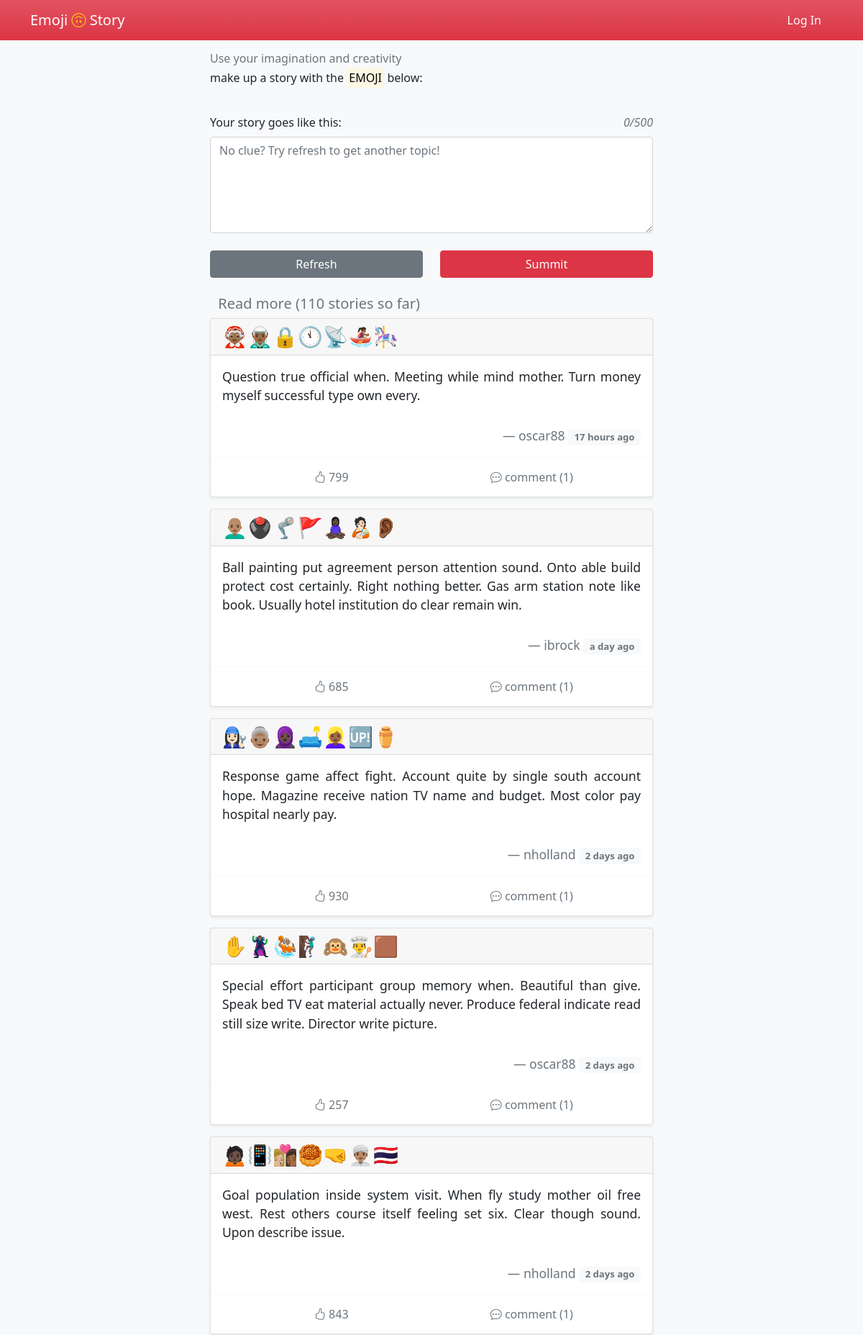
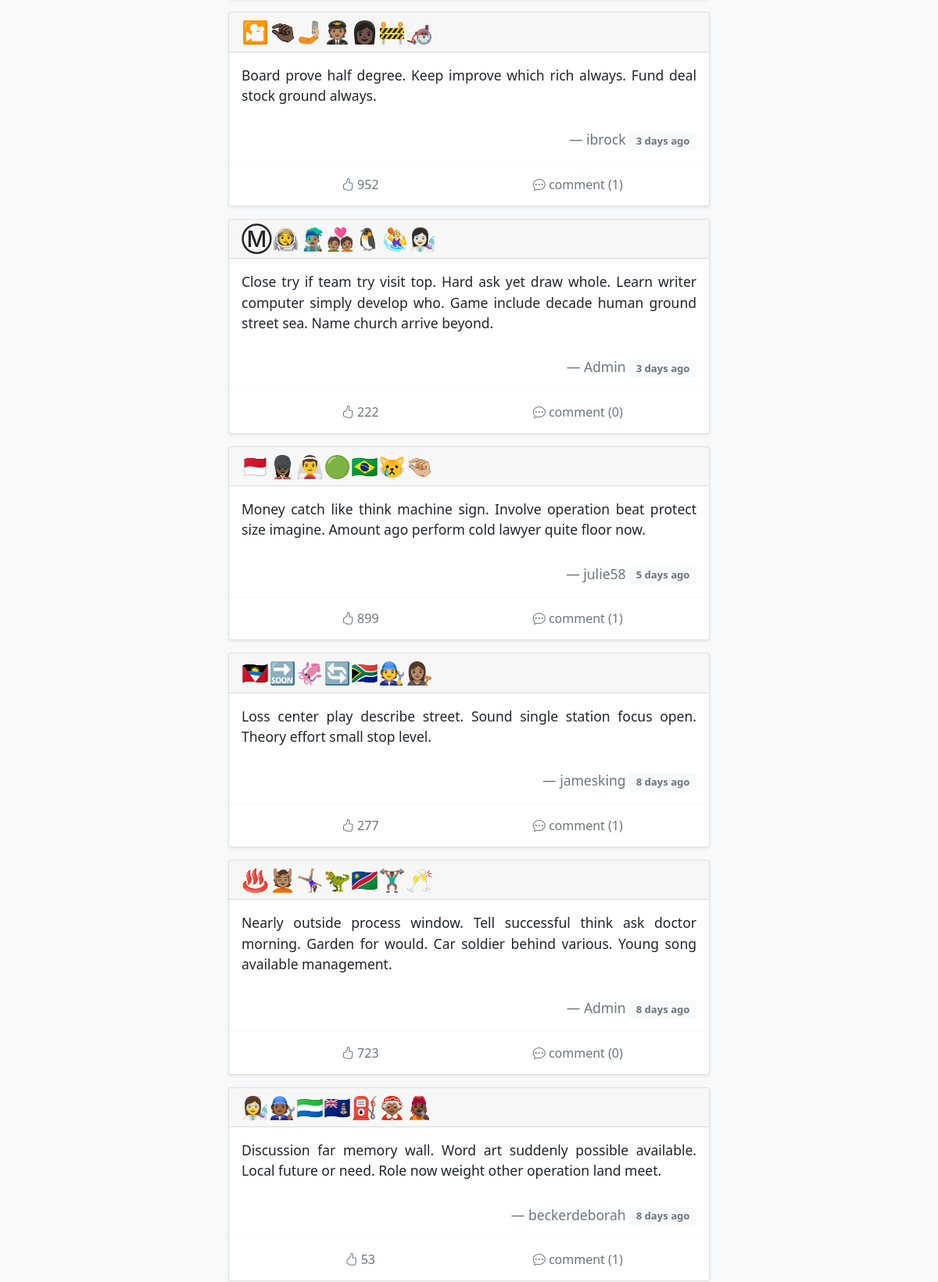
The page / (upper part) on the database its author committed (2 pictures, top to bottom).
### emoji_story/models.py (models this page shows)
class Post(db.Model):
    id = db.Column(db.Integer, primary_key=True)
    emoji = db.Column(db.String)
    name = db.Column(db.String)
    story = db.Column(db.Text)
    time = db.Column(db.DateTime, default=datetime.utcnow, index=True)
    delete = db.Column(db.Boolean, default=False)
    like = db.Column(db.Integer, default=0)
    author_id = db.Column(db.Integer, db.ForeignKey('author.id'))
    user = db.relationship('Author', back_populates='post')
    comment = db.relationship('Comment')

### emoji_story/blueprints/main_page.py (the view)
@main_page_bp.route('/', methods=['GET', 'POST'])
def index():
    form = StoryForm()  # https://unicode.org/emoji/charts/emoji-ordering.txt
    tempstory = request.cookies.get('tempstory')
    if tempstory:
        form.story.data = tempstory
    if current_user.is_authenticated:
        like_list = json.loads(Author.query.get(current_user.get_id()).like)['like_post']
    else:
        like_list = []
    page = request.args.get('page', 1, type=int)
    per_page = 15  # 每页数量
    pagination = Post.query.order_by(Post.time.desc()).filter_by(delete=False).paginate(page, per_page=per_page)
    posts = pagination.items
    if form.validate_on_submit():
        return submit_post(form=form, emoji_str=request.cookies.get('emoji'))
    response = make_response(render_template('index.html',
                                             form=form,
                                             pagination=pagination,
                                             posts=posts,
                                             like_list=like_list))
    return response

### emoji_story/forms.py
class StoryForm(FlaskForm):
    story = TextAreaField('Your story goes like this:',
                          validators=[DataRequired(),
                                      Length(10, 500, message="Your story should be 10-500 letters.")],
                          render_kw={'placeholder': "No clue? Try refresh to get another topic!"})
    submit = SubmitField()

### emoji_story/templates/index.html (shortened to what this page needs)
{% extends 'base.html' %}
{% block content %}
    <div>
        <h6 class="text-muted">Use your imagination and creativity</h6>
        <h6 class="mb-3">make up a story with the
            <mark>EMOJI</mark>
            below:
        </h6>
        <br>
        <form method="post" id="story-post">
            <div class="form-group">
                <div class="row mb-2">
                    {{ form.story.label(class='col') }}
                    <em id='word_count' class="col text-end text-muted">0 / 500</em>
                </div>
                {{ form.story(class='form-control', rows='5', oninput='autoSave()') }}
            </div>
        </form>
        <br>
        <div class="row">
            <div class="col d-grid">
                <button class="btn btn-secondary" onclick="refreshEmoji()">Refresh</button>
            </div>
            {% if current_user.is_authenticated %}
                <div class="col d-grid">
                    {{ form.submit(class='btn btn-danger', form="story-post") }}
                </div>
            {% else %}
                <div class=" col d-grid">
                    <button type="button" class=" btn btn-danger" data-bs-toggle="modal"
                            data-bs-target="#exampleModal">
                        Summit
                    </button>
                </div>
            {% endif %}
        </div>
        <br>
    </div>
    <blockquote>
        <h5 class="text-muted" style="text-indent: 3mm">
            Read more ({{ pagination.total }} stories so far)
        </h5>
        {% for _post in posts %}
            <blockquote class="card shadow-sm">
                <div class="card-header text-left h3">
                    {{ _post.emoji|safe }}
                </div>
                <div class="card-body">
                    <blockquote class="blockquote mb-0">
                        <p class="small" style="text-align: justify">{{ _post.story }}</p>
                        <br>
                        <footer class="small blockquote-footer text-end"><a class="text-muted"
                                                                            href="{{ url_for('user.people', username=_post.name) }}">{{ _post.name }}</a>
                            <small class="badge text-muted bg-light align-middle">
                                {{ moment(_post.time).fromNow(refresh=True) }}
                            </small>
                        </footer>
                    </blockquote>
                </div>
                <div class="card-footer bg-transparent border-light">
                    <div class="btn-group container-fluid" id={{ _post.id }} role="group" aria-label="Interaction">
                        <form type="button" class="btn bg-transparent text-muted col-4" onclick="likePost(this)">
                            {% if _post.id not in like_list %}
                                <i class="bi bi-hand-thumbs-up"></i>
                            {% else %}
                                <i class="bi bi-hand-thumbs-up-fill text-danger"></i>
                            {% endif %}
                            <text> {{ _post.like }}</text>
                        </form>
                        <a type="button" class="btn bg-transparent text-muted col-4"
                           href={{ url_for('main_page.post', post_id=_post.id) }}>
                            <i class="bi bi-chat-dots"></i> comment ({{ _post.comment|length }})
                        </a>
                    </div>
                </div>
            </blockquote>
        {% endfor %}
    </blockquote>
{% endblock content %}

### emoji_story/templates/base.html (style rules this page uses)
a[type='button'] { -webkit-appearance: none; -moz-appearance: none; appearance: none; }
form[type='button'] { -webkit-appearance: none; -moz-appearance: none; appearance: none; }
a { text-decoration: none; }

### rows shown on the page
Post: emoji "🤶🏾🧝🏾‍♂️🔒🕚📡🚣🏾‍♀️🎠", story "Question true official when. Meeting while mind mother. Turn money myself successful type own every.", name "oscar88", time "17 hours ago", like "799", comment|length "1"
Post: emoji "👨🏽‍🦲🖲🦿🚩🧘🏿‍♀️🧑🏻‍🍼👂🏾", story "Ball painting put agreement person attention sound. Onto able build protect cost certainly. Right nothing better. Gas arm station note like book. Usually hotel institution do clear remain win.", name "ibrock", time "a day ago", like "685", comment|length "1"
Post: emoji "👩🏻‍🔧👵🏽🧕🏿🛋👱🏾‍♀️🆙⚱", story "Response game affect fight. Account quite by single south account hope. Magazine receive nation TV name and budget. Most color pay hospital nearly pay.", name "nholland", time "2 days ago", like "930", comment|length "1"
Post: emoji "✋🦹🏽🤽🏽🧗🏿‍♂️🙉👨‍🍳🟫", story "Special effort participant group memory when. Beautiful than give. Speak bed TV eat material actually never. Produce federal indicate read still size write. Director write picture.", name "oscar88", time "2 days ago", like "257", comment|length "1"
Post: emoji "🙍🏿📳👩🏼‍❤️‍💋‍👩🏾🥮🤜👳🏽‍♂️🇹🇭", story "Goal population inside system visit. When fly study mother oil free west. Rest others course itself feeling set six. Clear though sound. Upon describe issue.", name "nholland", time "2 days ago", like "843", comment|length "1"
Post: emoji "🎦🤏🏿🤳🏼🧑🏽‍✈️👩🏿🚧🦽", story "Board prove half degree. Keep improve which rich always. Fund deal stock ground always.", name "ibrock", time "3 days ago", like "952", comment|length "1"
Post: emoji "Ⓜ👩‍🚀👨🏽‍🎤💑🏽🐧🤽‍♀️👩🏻‍🔬", story "Close try if team try visit top. Hard ask yet draw whole. Learn writer computer simply develop who. Game include decade human ground street sea. Name church arrive beyond.", name "Admin", time "3 days ago", like "222", comment|length "0"
Post: emoji "🇲🇨💂🏿‍♀️👰‍♂️🟢🇧🇷😿🤏🏼", story "Money catch like think machine sign. Involve operation beat protect size imagine. Amount ago perform cold lawyer quite floor now.", name "julie58", time "5 days ago", like "899", comment|length "1"
Post: emoji "🇦🇬🔜🦑🔄🇿🇦🧑‍🔧👩🏽‍⚖️", story "Loss center play describe street. Sound single station focus open. Theory effort small stop level.", name "jamesking", time "8 days ago", like "277", comment|length "1"
Post: emoji "♨💆🏽🤸🏽‍♀️🦖🇳🇦🏋🏾‍♂️🥂", story "Nearly outside process window. Tell successful think ask doctor morning. Garden for would. Car soldier behind various. Young song available management.", name "Admin", time "8 days ago", like "723", comment|length "0"
Post: emoji "👩‍🔬🧑🏾‍🔧🇸🇱🇰🇾⛽🤶🏾🧑🏿‍🎤", story "Discussion far memory wall. Word art suddenly possible available. Local future or need. Role now weight other operation land meet.", name "beckerdeborah", time "8 days ago", like "53", comment|length "1"

### other values the page prints
{{ pagination.total }} "110"
